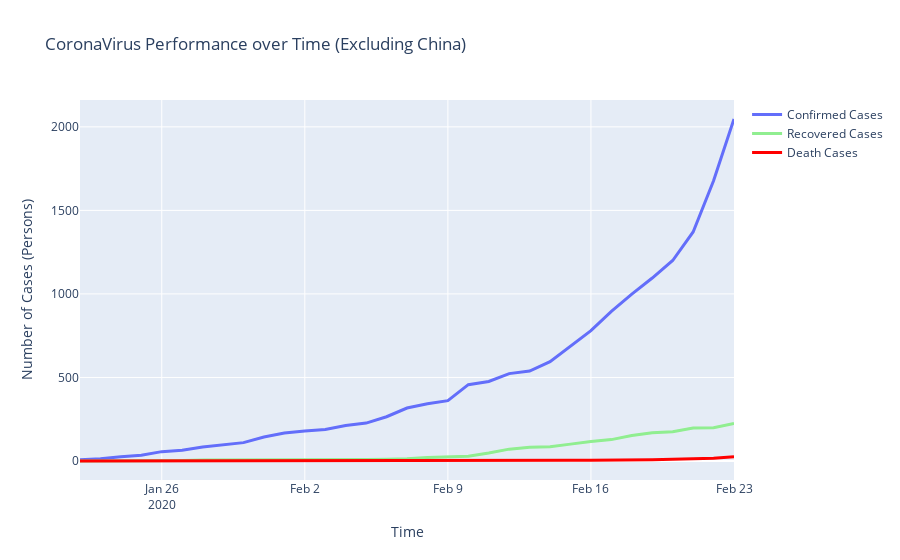

Source (notebook cell):
### Code cell
china = df[df["Country/Region"]=="Mainland China"].drop("Country/Region",axis=1)
timestamp_grouped_exc_china = df.drop(china.index).reset_index(drop=True)
timestamp_grouped_exc_china = timestamp_grouped_exc_china.groupby("timestamp").sum().sort_values("timestamp", ascending=True)
timestamp_grouped_exc_china.reset_index(inplace=True)


fig = go.Figure()
fig.add_trace(go.Scatter(x=timestamp_grouped_exc_china["timestamp"], y=timestamp_grouped_exc_china["conf_cases"], name='Confirmed Cases',
                         line=dict(width=3)))
fig.add_trace(go.Scatter(x=timestamp_grouped_exc_china["timestamp"], y=timestamp_grouped_exc_china["recov_cases"], name='Recovered Cases',
                         line=dict(width=3),marker_color='lightgreen'))
fig.add_trace(go.Scatter(x=timestamp_grouped_exc_china["timestamp"], y=timestamp_grouped_exc_china["death_cases"], name='Death Cases',
                         line=dict(width=3),marker_color='red'))

fig.update_layout(title='CoronaVirus Performance over Time (Excluding China)',
                   xaxis_title='Time',
                   yaxis_title='Number of Cases (Persons)')


fig.show()

### Figure 1 — Plotly figure (JSON) as saved in the notebook; plotly's stock layout.template omitted (floating-point values rounded to 4 significant figures)
{"data": [{"line": {"width": 3}, "name": "Confirmed Cases", "type": "scatter", "x": ["2020-01-22T00:00:00", "2020-01-23T00:00:00", "2020-01-24T00:00:00", "2020-01-25T00:00:00", "2020-01-26T00:00:00", "2020-01-27T00:00:00", "2020-01-28T00:00:00", "2020-01-29T00:00:00", "2020-01-30T00:00:00", "2020-01-31T00:00:00", "2020-02-01T00:00:00", "2020-02-02T00:00:00", "2020-02-03T00:00:00", "2020-02-04T00:00:00", "2020-02-05T00:00:00", "2020-02-06T00:00:00", "2020-02-07T00:00:00", "2020-02-08T00:00:00", "2020-02-09T00:00:00", "2020-02-10T00:00:00", "2020-02-11T00:00:00", "2020-02-12T00:00:00", "2020-02-13T00:00:00", "2020-02-14T00:00:00", "2020-02-15T00:00:00", "2020-02-16T00:00:00", "2020-02-17T00:00:00", "2020-02-18T00:00:00", "2020-02-19T00:00:00", "2020-02-20T00:00:00", "2020-02-21T00:00:00", "2020-02-22T00:00:00", "2020-02-23T00:00:00"], "y": [8, 14, 25, 35, 56, 64, 84, 96, 110, 144, 167, 180, 188, 212, 227, 265, 317, 343, 361, 457, 476, 523, 538, 595, 685, 780, 896, 999, 1095, 1200, 1371, 1677, 2047]}, {"line": {"width": 3}, "marker": {"color": "lightgreen"}, "name": "Recovered Cases", "type": "scatter", "x": ["2020-01-22T00:00:00", "2020-01-23T00:00:00", "2020-01-24T00:00:00", "2020-01-25T00:00:00", "2020-01-26T00:00:00", "2020-01-27T00:00:00", "2020-01-28T00:00:00", "2020-01-29T00:00:00", "2020-01-30T00:00:00", "2020-01-31T00:00:00", "2020-02-01T00:00:00", "2020-02-02T00:00:00", "2020-02-03T00:00:00", "2020-02-04T00:00:00", "2020-02-05T00:00:00", "2020-02-06T00:00:00", "2020-02-07T00:00:00", "2020-02-08T00:00:00", "2020-02-09T00:00:00", "2020-02-10T00:00:00", "2020-02-11T00:00:00", "2020-02-12T00:00:00", "2020-02-13T00:00:00", "2020-02-14T00:00:00", "2020-02-15T00:00:00", "2020-02-16T00:00:00", "2020-02-17T00:00:00", "2020-02-18T00:00:00", "2020-02-19T00:00:00", "2020-02-20T00:00:00", "2020-02-21T00:00:00", "2020-02-22T00:00:00", "2020-02-23T00:00:00"], "y": [0, 0, 0, 0, 3, 3, 6, 6, 8, 8, 9, 9, 9, 9, 9, 11, 13, 21, 26, 29, 48, 71, 82, 85, 101, 117, 128, 153, 169, 175, 197, 199, 224]}, {"line": {"width": 3}, "marker": {"color": "red"}, "name": "Death Cases", "type": "scatter", "x": ["2020-01-22T00:00:00", "2020-01-23T00:00:00", "2020-01-24T00:00:00", "2020-01-25T00:00:00", "2020-01-26T00:00:00", "2020-01-27T00:00:00", "2020-01-28T00:00:00", "2020-01-29T00:00:00", "2020-01-30T00:00:00", "2020-01-31T00:00:00", "2020-02-01T00:00:00", "2020-02-02T00:00:00", "2020-02-03T00:00:00", "2020-02-04T00:00:00", "2020-02-05T00:00:00", "2020-02-06T00:00:00", "2020-02-07T00:00:00", "2020-02-08T00:00:00", "2020-02-09T00:00:00", "2020-02-10T00:00:00", "2020-02-11T00:00:00", "2020-02-12T00:00:00", "2020-02-13T00:00:00", "2020-02-14T00:00:00", "2020-02-15T00:00:00", "2020-02-16T00:00:00", "2020-02-17T00:00:00", "2020-02-18T00:00:00", "2020-02-19T00:00:00", "2020-02-20T00:00:00", "2020-02-21T00:00:00", "2020-02-22T00:00:00", "2020-02-23T00:00:00"], "y": [0, 0, 0, 0, 0, 0, 0, 0, 0, 0, 0, 1, 1, 2, 2, 2, 2, 2, 2, 2, 2, 2, 3, 3, 4, 5, 5, 5, 8, 11, 15, 17, 26]}], "layout": {"autosize": true, "title": {"text": "CoronaVirus Performance over Time (Excluding China)"}, "xaxis": {"autorange": true, "range": ["2020-01-22", "2020-02-23"], "title": {"text": "Time"}, "type": "date"}, "yaxis": {"autorange": true, "range": [-113.7, 2161.0], "title": {"text": "Number of Cases (Persons)"}, "type": "linear"}}}
